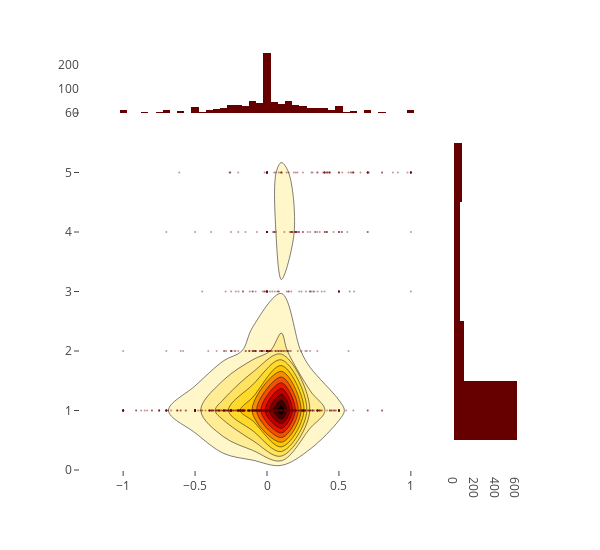

This figure's notebook cell:
### Markdown cell above
#### 2D Density jointplot of sentiment polarity and rating

### Code cell
import plotly.graph_objs as go

trace1 = go.Scatter(
    x=df['polarity'], y=df['Review_Score'], mode='markers', name='points',
    marker=dict(color='rgb(102,0,0)', size=2, opacity=0.4)
)
trace2 = go.Histogram2dContour(
    x=df['polarity'], y=df['Review_Score'], name='density', ncontours=20,
    colorscale='Hot', reversescale=True, showscale=False
)
trace3 = go.Histogram(
    x=df['polarity'], name='Sentiment polarity density',
    marker=dict(color='rgb(102,0,0)'),
    yaxis='y2'
)
trace4 = go.Histogram(
    y=df['Review_Score'], name='Rating density', marker=dict(color='rgb(102,0,0)'),
    xaxis='x2'
)
data = [trace1, trace2, trace3, trace4]

layout = go.Layout(
    showlegend=False,
    autosize=False,
    width=600,
    height=550,
    xaxis=dict(
        domain=[0, 0.85],
        showgrid=False,
        zeroline=False
    ),
    yaxis=dict(
        domain=[0, 0.85],
        showgrid=False,
        zeroline=False
    ),
    margin=dict(
        t=50
    ),
    hovermode='closest',
    bargap=0,
    xaxis2=dict(
        domain=[0.85, 1],
        showgrid=False,
        zeroline=False
    ),
    yaxis2=dict(
        domain=[0.85, 1],
        showgrid=False,
        zeroline=False
    )
)

fig = go.Figure(data=data, layout=layout)
iplot(fig, filename='2dhistogram-2d-density-plot-subplots')

### Figure 1 — Plotly figure (JSON) as saved in the notebook; plotly's stock layout.template omitted (floating-point values rounded to 4 significant figures; data arrays with more than 128 entries replaced by an {"elided": "..."} marker saying what was removed)
{"data": [{"marker": {"color": "rgb(102,0,0)", "opacity": 0.4, "size": 2}, "mode": "markers", "name": "points", "type": "scatter", "uid": "1d35e07c-b633-4db5-9fe6-b2c31687428e", "x": {"elided": "897 float values"}, "y": {"elided": "897 int values"}}, {"colorscale": "Hot", "name": "density", "ncontours": 20, "reversescale": true, "showscale": false, "type": "histogram2dcontour", "uid": "8dac3378-e489-4049-b8e0-865391a2fa58", "x": {"elided": "897 float values"}, "y": {"elided": "897 int values"}}, {"marker": {"color": "rgb(102,0,0)"}, "name": "Sentiment polarity density", "type": "histogram", "uid": "b7853dce-d098-4bcd-996c-3056318aa355", "x": {"elided": "897 float values"}, "yaxis": "y2"}, {"marker": {"color": "rgb(102,0,0)"}, "name": "Rating density", "type": "histogram", "uid": "d7b80031-492c-4561-b1b1-7112accdb90f", "xaxis": "x2", "y": {"elided": "897 int values"}}], "layout": {"autosize": false, "bargap": 0, "height": 550, "hovermode": "closest", "margin": {"t": 50}, "showlegend": false, "width": 600, "xaxis": {"domain": [0, 0.85], "showgrid": false, "zeroline": false}, "xaxis2": {"domain": [0.85, 1], "showgrid": false, "zeroline": false}, "yaxis": {"domain": [0, 0.85], "showgrid": false, "zeroline": false}, "yaxis2": {"domain": [0.85, 1], "showgrid": false, "zeroline": false}}}
